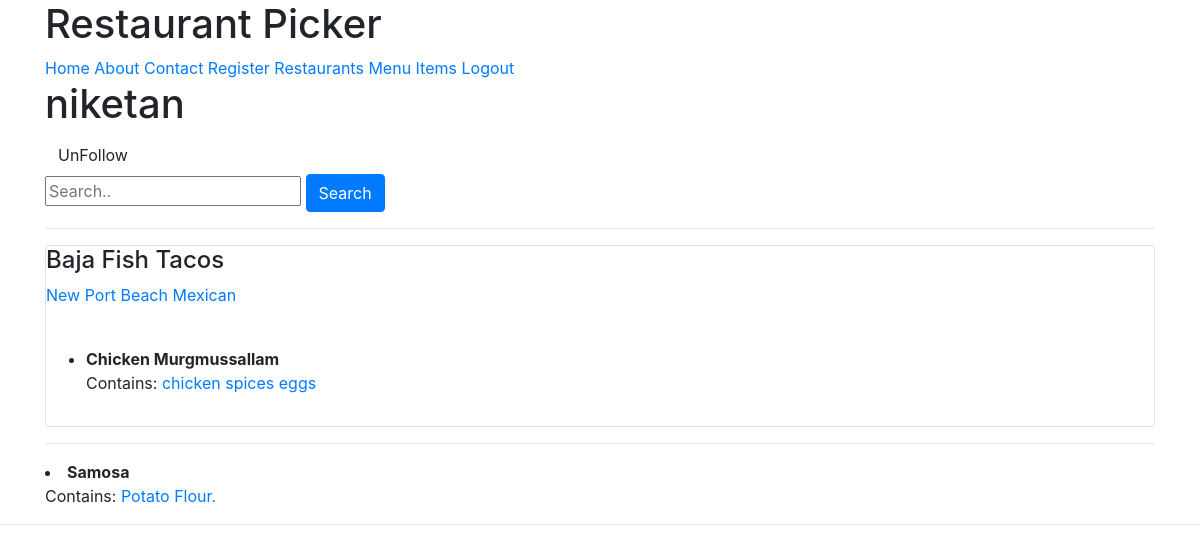
The page /u/niketan/ (signed in) on the database its author committed.
### restaurants/models.py (models this page shows, shortened)
class RestaurantLocation(models.Model):
    owner       = models.ForeignKey(
                    User,
                    on_delete = models.CASCADE,
                )
    name        = models.CharField(max_length = 120)
    location    = models.CharField(max_length = 120, null=True, blank=True)
    category    = models.CharField(max_length = 120, null=True, blank=True,validators=[validate_category])
    timestamp   = models.DateTimeField(auto_now_add=True, null=True)
    updated     = models.DateTimeField(auto_now=True)
    slug        = models.SlugField(null=True, blank=True)
    objects = RestaurantLocationManager() #Model.objects.all()
    @property
    def title(self):
        return self.name

### menus/models.py (models this page shows, shortened)
class Item(models.Model):
    user    = models.ForeignKey(User, on_delete=models.CASCADE)
    restaurant = models.ForeignKey(RestaurantLocation, on_delete=models.CASCADE)
    name = models.CharField(max_length = 120)
    contents  = models.TextField(help_text='Separate each item by comma')
    excludes  = models.TextField(
        blank=True,
        null=True,
        help_text='Separate each item by comma'
    )
    public = models.BooleanField(default=True)
    timestamp   = models.DateTimeField(auto_now_add=True)
    updated     = models.DateTimeField(auto_now=True)
    class Meta:
        ordering = ['-updated','-timestamp']
    def get_contents(self):
        return self.contents.split(",")

### profiles/views.py (the view)
# urls.py: path('<username>/',ProfileDetailView.as_view(),name='detail'),
class ProfileDetailView(DetailView):
    template_name = 'profiles/user.html'
    def get_object(self):
        username = self.kwargs.get('username')
        if username is None:
            return Http404
        return get_object_or_404(User, username__iexact = username, is_active=True)
    def get_context_data(self,*args,**kwargs):
        context = super(ProfileDetailView,self).get_context_data(*args,**kwargs)
        user = context['user']
        is_following = False
        if user.profile in self.request.user.is_following.all():
            is_following = True
        context['is_following']= is_following
        query = self.request.GET.get('q')
        items_exists = Item.objects.filter(user=user).exists()
        qs = RestaurantLocation.objects.filter(owner=user)
        if query:
            qs = qs.search(query)
        if items_exists and qs.exists():
            context['locations'] = qs
        return context

### restaurants/models.py (called while the page is built)
    def get_queryset(self):
        return RestaurantLocationQuerySet(self.model,using=self._db)

### profiles/templates/profiles/user.html (shortened to what this page needs)
{% extends 'base.html' %}
{% block content %}
<h1>{{ user.username }}</h1>
{% include 'profiles/snippet/follow_form.html' with username=user.username is_following=is_following%}
<form class="form" action="." method="GET">
  <input type="text" name="q" placeholder="Search.." value='{{ request.GET.q }}'>
  <button class='btn btn-primary' type="submit">Search</button>
</form>
<hr>
{% if locations %}
{% for rest in locations %}
<div class="row">
  <div class="col-sm-12">
      <div class="card card-default">
          <h4>{{ rest.title }}</h4>
          <p><a href="{{request.path}}?q={{ rest.location }}">{{ rest.location }}</a>
          <a href="{{request.path}}?q={{ rest.category }}">{{ rest.category }}</a></p>
        <br>
        <ul>
          {% for item in rest.item_set.all %}
          <li style="margin-bottom:15px;"> <b>{{ item.name }}</b> <br>
            Contains:
            {% for ing in item.get_contents%}
            <a href="{{request.path}}?q={{ing}}">{{ ing }}</a>
            {% endfor %}
          </li>
          </ul>
        </div>
    </div>
    </div>
    <hr>
    {% endfor %}
{% endfor %}
{% else %}
<p class="lead">No Item Found</p>
{% endif %}
<br>
{% endblock content %}

### rows shown on the page
RestaurantLocation: title "Baja Fish Tacos", location "New Port Beach", category "Mexican"
Item: name "Chicken Murgmussallam", get_contents "chicken" "spices" "eggs"
Item: name "Samosa", get_contents "Potato" "Flour."

### other values the page prints
{{ user.username }} "niketan"
